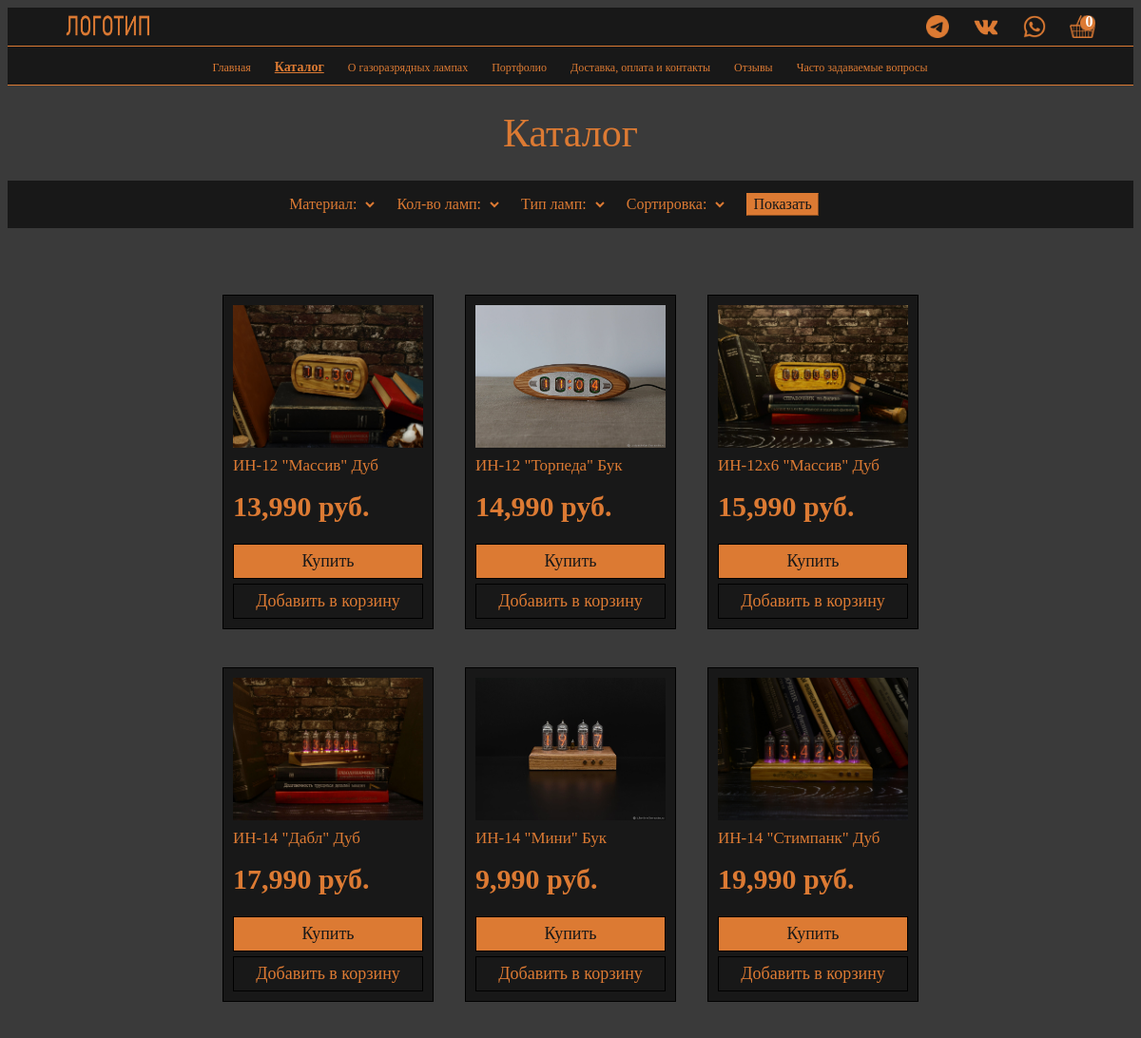
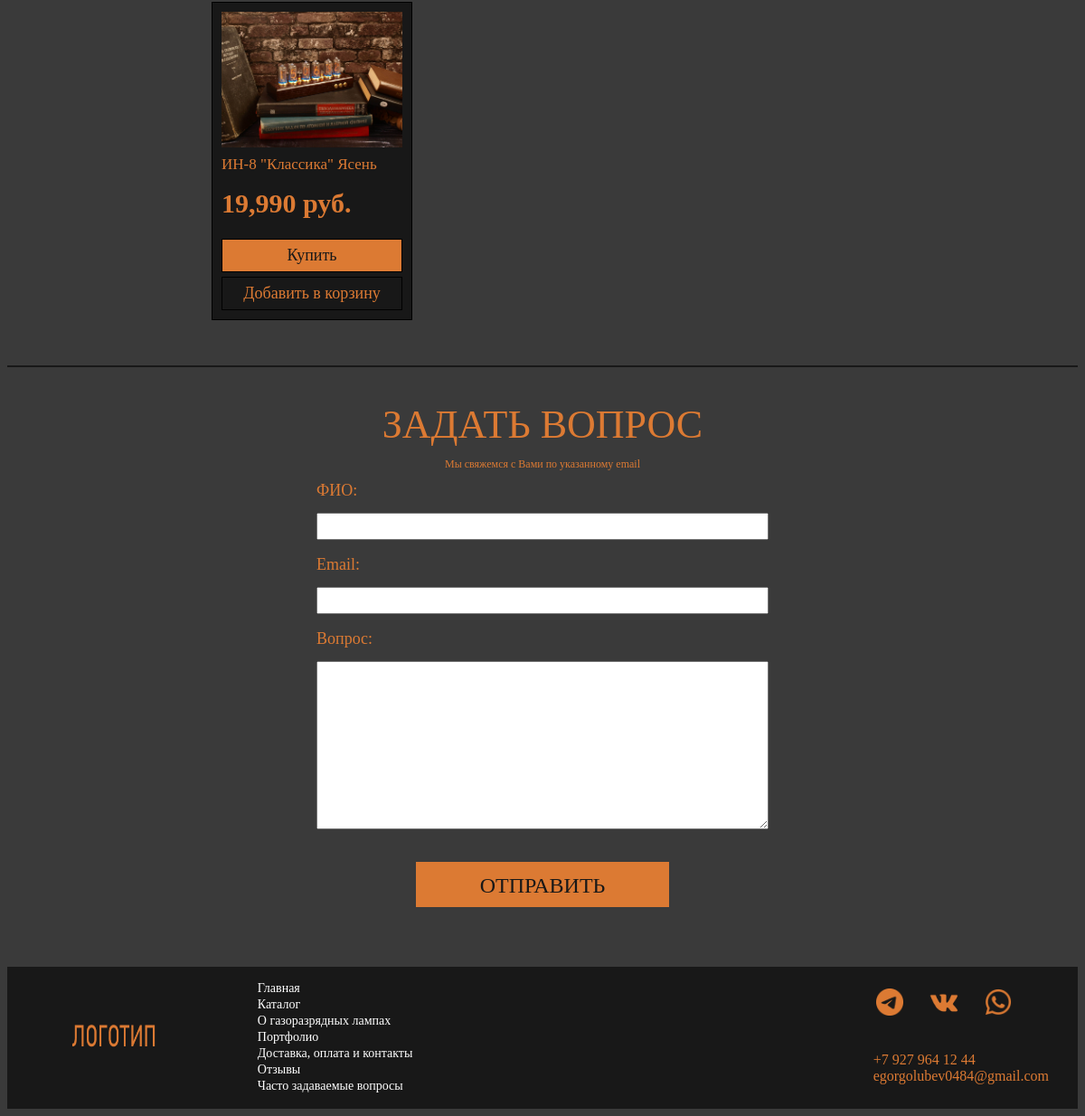
Page /catalog/ on the committed database (2 pictures, top to bottom).
### nixie_app/models.py (models this page shows, shortened)
class Product(models.Model):
    materials = [
        ('Ясень', 'Ясень'),
        ('Дуб', 'Дуб'),
        ('Бук', 'Бук'),
    ]
    lamps = [
        ('ИН-8', 'ИН-8'),
        ('ИН-12', 'ИН-12'),
        ('ИН-14', 'ИН-14'),
        ('ИН-16', 'ИН-16'),
        ('ИН-17', 'ИН-17'),
        ('ИН-18', 'ИН-18'),
    ]
    currency = [
        ('4', '4'),
        ('6', '6'),
    ]
    views = [
        ('string', 'строка'),
        ('card', 'карточка')
    ]
    material = models.CharField(max_length=50, choices=materials, verbose_name='Материал', db_index=True, blank=True,
                                null=True)
    lamp_currency = models.CharField(max_length=1, choices=currency, verbose_name='Кол-во ламп', db_index=True,
                                     blank=True, null=True)
    lamp_type = models.CharField(max_length=10, choices=lamps, verbose_name='Тип ламп', db_index=True, blank=True,
                                 null=True)
    name = models.CharField(max_length=200, verbose_name='Название', db_index=True)
    slug = models.SlugField(max_length=200, db_index=True)
    image1 = models.ImageField(upload_to=upload_photo_to, verbose_name='Главная картинка', blank=True)
    image2 = models.ImageField(upload_to=upload_photo_to, verbose_name='Картинка №2', blank=True)
    image3 = models.ImageField(upload_to=upload_photo_to, verbose_name='Картинка №3', blank=True)
    description = models.TextField(blank=True, verbose_name='Описание', )
    width = models.PositiveIntegerField(blank=True, verbose_name='Ширина', null=True)
    height = models.PositiveIntegerField(blank=True, verbose_name='Высота', null=True)
    length = models.PositiveIntegerField(blank=True, verbose_name='Длина', null=True)
    price = models.DecimalField(max_digits=10, decimal_places=3, verbose_name='Цена')
    stock = models.PositiveIntegerField(verbose_name='Наличие')
    available = models.BooleanField(default=True, verbose_name='Доступно')
    created = models.DateTimeField(auto_now_add=True, verbose_name='Создано', )
    updated = models.DateTimeField(auto_now=True, verbose_name='Изменено', )
    class Meta:
        ordering = ('name',)
        index_together = (('id', 'slug'),)
        verbose_name = 'Товар'
        verbose_name_plural = 'Товары'
    def get_absolute_url(self):
        return reverse('product-detail', args=[self.id, self.slug])

### nixie_app/views.py (the view)
# urls.py: path('catalog/', views.catalog, name='catalog-name'),
def catalog(request):
    cart = Cart(request)
    contact(request)
    form = ContactForm()
    cart_product_form = CartAddProductForm()
    products = Product.objects.filter(available=True)
    f = ProductFilter(request.GET, queryset=products)
    current_filters = []
    try:
        current_filters.append(request.GET['ordering'])
        current_filters.append(request.GET['lamp_currency'])
        current_filters.append(request.GET['lamp_type'])
        current_filters.append(request.GET['material'])
    except:
        ...
    has_filter = any(filt != '' for filt in current_filters)
    res = {
        "form": form,
        "products": products,
        "filter": f,
        'current_filters': current_filters,
        'has_filter': has_filter,
        'cart_product_form': cart_product_form,
        'cart': cart,
        'cart_len': len(cart),
    }
    return render(request, "nixie_app/catalog.html", context=res)

### nixie_app/forms.py
class ContactForm(forms.Form):
    name = forms.CharField(max_length=100, widget=forms.TextInput(attrs={"class": "smallfield"}))
    email_address = forms.EmailField(max_length=150, widget=forms.TextInput(attrs={"class": "smallfield"}))
    message = forms.CharField(widget=forms.Textarea(attrs={"class": "bigfield"}),
                              max_length=2000)

### cart/forms.py
class CartAddProductForm(forms.Form):
    quantity = forms.IntegerField(required=1, initial=1, widget=forms.HiddenInput)
    update = forms.BooleanField(required=False, initial=False, widget=forms.HiddenInput)

### cart/cart.py (called while the page is built)
    def __len__(self):
        return sum(item['quantity'] for item in self.cart.values())

### nixie_app/views.py (called while the page is built)
def contact(request):
    if request.method == 'POST':
        form = ContactForm(request.POST)
        if form.is_valid():
            subject = "ВОПРОС ОТ ПОЛЬЗОВАТЕЛЯ"
            body = {
                'name': form.cleaned_data['name'],
                'email': form.cleaned_data['email_address'],
                'message': form.cleaned_data['message'],
            }
            message = "\n".join(body.values())
            try:
                send_mail(subject, message,
                          'nsstnc-service@mail.ru',
                          ['egorgolubev0484@gmail.com'])
            except BadHeaderError:
                return HttpResponse('Форма заполнена неверно')

### nixie_app/templates/nixie_app/catalog.html (shortened to what this page needs)
{% extends 'nixie_app/index.html' %}
{% load widget_tweaks %}
{% block nav_catalog %}
    class="active"
{% endblock %}
{% block 'page_content' %}
    <section class="page_title">
        <a>Каталог</a>
    </section>
    <section class="filters_section">
        <form id='filters' class="filters" method="get">
            {% for field in filter.form %}
                <div class="filter">
                    {{ field.label_tag }}
                    {% render_field field class="form-control" %}
                </div>
            {% endfor %}
            <button class="show_button">Показать</button>
        </form>
    </section>
    <section class="selected_filters">
    </section>
    <section class="catalog">
        <div class="cards">
            {% for product in filter.qs %}
                    <div class="card">
                        <div class="card_top">
                            <a href="{{ product.get_absolute_url }}" class="card_image">
                                <img src="
                                        {% if product.image1 %}{{ product.image1.url }}{% else %}{{ "/images/sample.png" }}{% endif %}"/>
                            </a>
                        </div>
                        <div class="card_bottom">
                            <a href="{{ product.get_absolute_url }}" class="card_title">
                                {{ product.name }}
                            </a>
                            <div class="card_price">
                                {{ product.price }} руб.
                            </div>
                            <a href="{% url "orders:order_create_one" product.id %}" class="card_buy">Купить</a>
                            <form action="{% url "cart:cart_add" product.id %}" method="post">
                                <button type="submit" class="card_add">Добавить в корзину</button>
                            </form>
                        </div>
                    </div>
            {% endfor %}
        </div>
    </section>
{% endblock %}

### nixie_app/templates/nixie_app/catalog.html (style rules this page uses)
.page_title { width: 100%; height: 100px; font-family: 'GOST Common'; font-style: normal; font-weight: 300; font-size: 42px; display: block; text-align: center; color: #DC7A33; line-height: 100px; }
.filters_section { width: 100%; background: #181818; height: 50px; display: flex; flex-flow: row nowrap; justify-content: center; align-items: center; }
.selected_filters { width: 50%; background: #3A3A3A; height: 50px; margin-bottom: 20px; display: flex; flex-flow: row nowrap; justify-content: center; align-items: center; }
.filters, .view { margin-right: 15px; margin-top: auto; }
.filters { display: flex; flex-flow: row nowrap; justify-content: center; align-items: center; height: 50px; }
.filter, .show_button, .reset_button { margin-right: 20px; font-family: 'GOST Common'; font-style: normal; font-weight: 300; font-size: 16px; line-height: 18px; color: #DC7A33; text-decoration: none; }
.catalog { background: #3A3A3A; width: 100%; border-bottom: 2px solid #181818; }
.cards { display: grid; grid-template-columns: repeat(auto-fill, 225px); width: 80%; max-width: 1000px; justify-content: center; justify-items: center; column-gap: 30px; row-gap: 40px; margin: 0 auto; margin-bottom: 50px; }
.card { width: 220px; min-height: 350px; display: flex; flex-direction: column; transition: 0.2s; position: relative; background: #181818; border: 1px solid black; }
.card_top { flex: 0 0 150px; position: relative; overflow: hidden; margin: 10px 10px 0 10px; }
.card_image { display: block; position: absolute; top: 0; left: 0; width: 100%; height: 100%; }
.card_image > img { width: 100%; height: 100%; object-fit: cover; transition: 0.2s; }
.card_bottom { margin: 0 10px 10px 10px; display: flex; flex-direction: column; flex: 1 0 auto; }
.card_bottom form { margin-top: 5px; margin-bottom: 0; }
.card_title { font-family: 'GOST Common'; font-style: normal; font-weight: 300; font-size: 17px; display: block; margin-top: 10px; margin-bottom: 10px; line-height: 100%; color: #DC7A33; text-decoration: none; cursor: pointer; }
.card_price { font-family: 'GOST Common'; font-style: normal; font-weight: 600; font-size: 30px; display: block; margin-top: 10px; margin-bottom: 10px; line-height: 100%; color: #DC7A33; }
.card_add, .card_buy { font-family: 'GOST Common'; font-style: normal; font-weight: 300; font-size: 18px; display: block; box-sizing: border-box; width: 100%; color: #181818; background: #DC7A33; padding: 7px; text-align: center; border: 1px solid black; cursor: pointer; margin-top: auto; text-decoration: none }
.card_add { background: #181818; color: #DC7A33; }
.form-control { background: #181818; border: 0; font-family: 'GOST Common'; font-style: normal; font-weight: 300; font-size: 14px; width: 18px; color: #DC7A33; }
.show_button { font-family: 'GOST Common'; font-style: normal; font-weight: 300; font-size: 16px; line-height: 20px; color: #181818; background: #DC7A33; border-width: 1px; border-color: #DC7A33; }

### nixie_app/templates/nixie_app/index.html (style rules this page uses)
@media (min-width: 1200px) { .smallfield { width: 500px; height: 30px; font-family: 'GOST Common'; font-style: normal; font-weight: 300; font-size: 18px; line-height: 10px; display: flex; text-align: left; color: #181818; margin-bottom: 5px; } }
@media (min-width: 1200px) { .bigfield { width: 500px; min-width: 500px; min-height: 150px; max-width: 500px; max-height: 300px; font-family: 'GOST Common'; font-style: normal; font-weight: 300; font-size: 18px; line-height: 18px; display: flex; text-align: left; color: #181818; } }
@media (min-width: 1200px) { :root { --scrollbarBg: #181818; --scrollbarThumb: #DC7A33; --scrollbarWidth: 12px; --scrollbarBorder: 3px solid var(--scrollbarBg); --scrollbarBorderRadius: calc(var(--scrollbarWidth) / 2); } }
@media (min-width: 1200px) { html, .scroller { scrollbar-width: var(--scrollbarWidth); scrollbar-color: var(--scrollbarThumb) var(--scrollbarBg); } }

### rows in the picture
Product: image1 (picture), name "ИН-12 \"Массив\" Дуб", price "13,990"
Product: image1 (picture), name "ИН-12 \"Торпеда\" Бук", price "14,990"
Product: image1 (picture), name "ИН-12x6 \"Массив\" Дуб", price "15,990"
Product: image1 (picture), name "ИН-14 \"Дабл\" Дуб", price "17,990"
Product: image1 (picture), name "ИН-14 \"Мини\" Бук", price "9,990"
Product: image1 (picture), name "ИН-14 \"Стимпанк\" Дуб", price "19,990"
Product: image1 (picture), name "ИН-8 \"Классика\" Ясень", price "19,990"

### other values in the picture
{{ cart_len }} "0"
{{ field.label_tag }} "Материал:" "Кол-во ламп:" "Тип ламп:" "Сортировка:"
